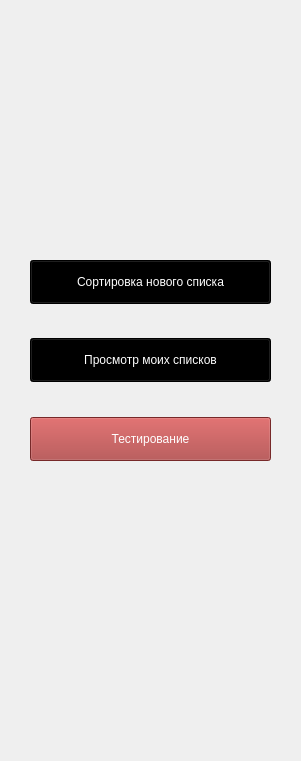
   <widget class="QWidget" name="widget" native="true">
    <property name="geometry">
     <rect>
      <x>0</x>
      <y>20</y>
      <width>301</width>
      <height>761</height>
     </rect>
    </property>
    <widget class="QWidget" name="layoutWidget">
     <property name="geometry">
      <rect>
       <x>30</x>
       <y>260</y>
       <width>241</width>
       <height>201</height>
      </rect>
     </property>
     <layout class="QVBoxLayout" name="verticalLayout_2">
      <item>
       <widget class="QPushButton" name="newArrButton">
        <property name="minimumSize">
         <size>
          <width>0</width>
          <height>44</height>
         </size>
        </property>
        <property name="whatsThis">
         <string>&lt;html&gt;&lt;head/&gt;&lt;body&gt;&lt;p align=&quot;justify&quot;&gt;&lt;br/&gt;&lt;/p&gt;&lt;/body&gt;&lt;/html&gt;</string>
        </property>
        <property name="autoFillBackground">
         <bool>false</bool>
        </property>
        <property name="styleSheet">
         <string notr="true">font: 10pt &quot;Franklin Gothic Demi&quot;;
background-color: rgb(0, 0, 0);
color: rgb(255, 255, 255);
border-color: rgb(255, 255, 255);</string>
        </property>
        <property name="text">
         <string>Сортировка нового списка</string>
        </property>
        <property name="autoDefault">
         <bool>false</bool>
        </property>
        <property name="default">
         <bool>false</bool>
        </property>
        <property name="flat">
         <bool>false</bool>
        </property>
       </widget>
      </item>
      <item>
       <spacer name="verticalSpacer">
        <property name="orientation">
         <enum>Qt::Orientation::Vertical</enum>
        </property>
        <property name="sizeHint" stdset="0">
         <size>
          <width>20</width>
          <height>40</height>
         </size>
        </property>
       </spacer>
      </item>
      <item>
       <widget class="QPushButton" name="viewButton">
        <property name="sizePolicy">
         <sizepolicy hsizetype="Minimum" vsizetype="Preferred">
          <horstretch>5</horstretch>
          <verstretch>5</verstretch>
         </sizepolicy>
        </property>
        <property name="minimumSize">
         <size>
          <width>200</width>
          <height>44</height>
         </size>
        </property>
        <property name="mouseTracking">
         <bool>true</bool>
        </property>
        <property name="styleSheet">
         <string notr="true">font: 10pt &quot;Franklin Gothic Demi&quot;;
background-color: rgb(0, 0, 0);
border-top-color: rgb(255, 255, 255);
alternate-background-color: rgb(255, 255, 255);
color: rgb(255, 255, 255);</string>
        </property>
        <property name="text">
         <string>Просмотр моих списков</string>
        </property>
        <property name="flat">
         <bool>false</bool>
        </property>
       </widget>
      </item>
      <item>
       <spacer name="verticalSpacer_2">
        <property name="orientation">
         <enum>Qt::Orientation::Vertical</enum>
        </property>
        <property name="sizeHint" stdset="0">
         <size>
          <width>20</width>
          <height>40</height>
         </size>
        </property>
       </spacer>
      </item>
      <item>
       <widget class="QPushButton" name="testButton">
        <property name="minimumSize">
         <size>
          <width>0</width>
          <height>44</height>
         </size>
        </property>
        <property name="styleSheet">
         <string notr="true">font: 11pt &quot;Franklin Gothic Demi&quot;;
border-color: rgb(255, 255, 255);
color: rgb(255, 255, 255);
background-color: rgb(167, 58, 58);</string>
        </property>
        <property name="text">
         <string>Тестирование</string>
        </property>
       </widget>
      </item>
     </layout>
    </widget>
   </widget>
